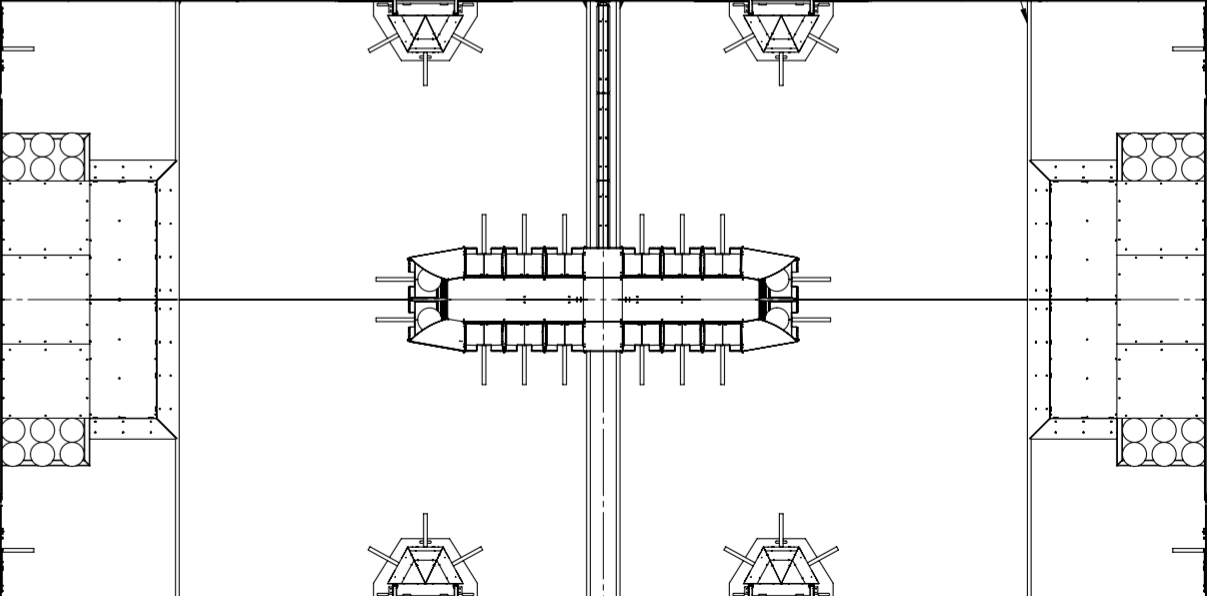
#> input picture 2019 Field Drawing.PNG, 1207 x 596 px; its folder holds only this picture in this run
$ python Main_2.py   (older library calls are emulated)
#> lines starting #> are read from the running program, lines starting #| are printed output that depends on the picture
# Date: 2019-10-4
# Author: Secret City Wildbots
# Description: allows the user to load an image of the field and generate a
#              planned path for the robot to follow
#------------------------------------------------------------------------------

# Load external libraries
import cv2 # OpenCV
import matplotlib.pyplot as plt # plotting functionality
import numpy as np # math operations
from pylab import ginput # get user mouse inputs
import tkinter as tk # file UI
root = tk.Tk() # suppress the default window
root.withdraw() # suppress the default window
from tkinter import filedialog # file UI
#from tkinter import messagebox # file UI

# Change Environment settings (some are only applicable if running in an iPython console)
try:
    from IPython import get_ipython # needed to run magic commands
    ipython = get_ipython() # needed to run magic commands
    ipython.magic('matplotlib qt') # display figures in a separate window
except: pass
plt.rcParams.update({'font.size': 24}) # change the default font size for plots

#------------------------------------------------------------------------------

# Constants
fieldx = 54.0 # [feet] field length
fieldy = 27.0 # [feet] field width
res = 100 # controls the resolution of the displayed image
maxVel = 100 # [ft/s] maximum robot velocity

#------------------------------------------------------------------------------

# [111 lines left out: functions textEntryWidget, safePtSelection, not called in this run]

#------------------------------------------------------------------------------

# Load the field image
path_I = filedialog.askopenfilename(initialdir='',title="Select a Cropped Field Diagram",filetypes=[('Images','*.jpg *.jpeg *.png *.tif *.tiff')]);
#> the answer given: 2019 Field Drawing.PNG
I = cv2.imread(path_I,cv2.IMREAD_GRAYSCALE) # load the selected image
#> I is the input picture: shape (596, 1207); min 0, max 255, mean 242
I = cv2.resize(I,(int(res*fieldx),int(res*fieldy))) # resize the image
#> I: shape (2700, 5400)

# Correct image color
I_color = np.zeros((I.shape[0],I.shape[1],3),np.uint8)
if(len(I.shape)==2):
    I_color[:,:,0] = I # set red channel
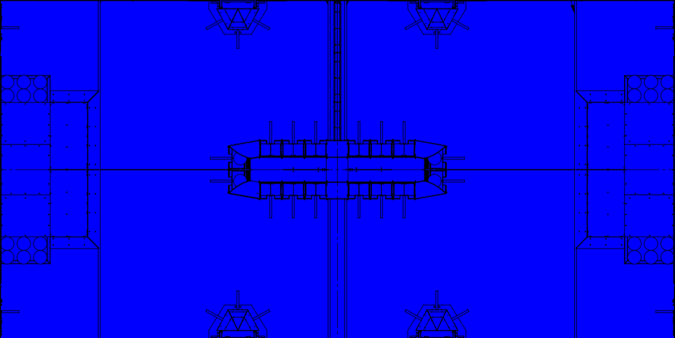
#> I_color: shape (2700, 5400, 3) (shown at 1/8 size); mean of channels 0, 1, 2 242, 0, 0; drawn as B, G, R
    I_color[:,:,1] = I # set green channel
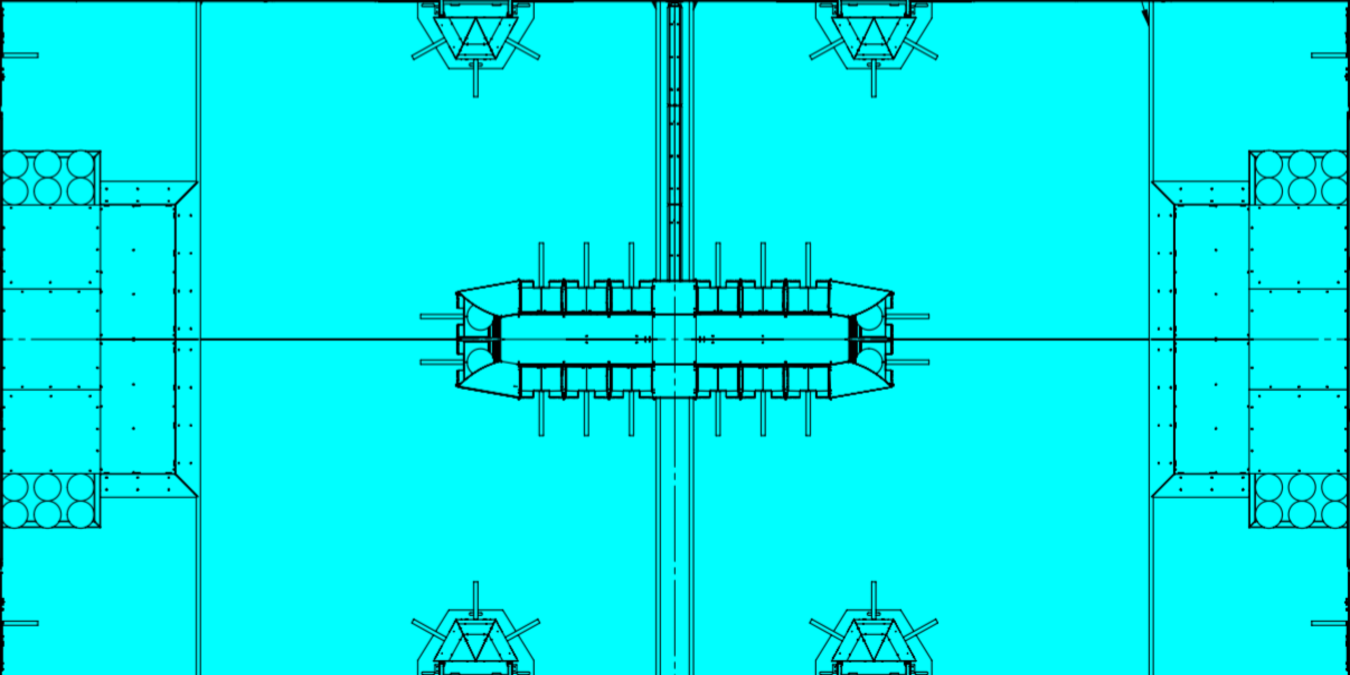
#> I_color: shape (2700, 5400, 3) (shown at 1/4 size); mean of channels 0, 1, 2 242, 242, 0; drawn as B, G, R
    I_color[:,:,2] = I # set blue channel
else:
    I_color[:,:,0] = I[:,:,2] # set red channel
    I_color[:,:,1] = I[:,:,1] # set green channel
    I_color[:,:,2] = I[:,:,0] # set blue channel

# [58 lines of commented-out code are left out]

ptxs_way = np.array([ 64.11,  96.94, 148.74, 180.65, 196.83, 195.  , 195.  , 195.  ,
       214.87, 243.54, 258.33, 264.81])
ptys_way = np.array([190.  , 190.  , 190.  , 204.4 , 229.37, 247.86, 264.51, 284.86,
       295.96, 284.4 , 256.19, 226.13])
vels_way = 12*np.array([0., 2., 10., 10., 10., 9., 8., 7., 6., 10., 5., 0.])

#------------------------------------------------------------------------------

# Insert dense points along a piece-wise linear interpolation
delta_s = 1 # [inches] step length along the path
vels_dense = [] # [in/s] dense v points along the original path
ptxs_segs = [] # [inches] the dense x points listed per segment
ptys_segs = [] # [inches] the dense y points listed per segment

for i in range(0,len(ptxs_way)-1,1):

    ptxs_seg = []
    ptys_seg = []

    delta_x = ptxs_way[i+1]-ptxs_way[i]
    delta_y = ptys_way[i+1]-ptys_way[i]
    angleboi = np.arctan2(delta_y,delta_x)
    delta_s_tally = 0
    dist_x = np.square(ptxs_way[i+1] - ptxs_way[i])
    dist_y = np.square(ptys_way[i+1] - ptys_way[i])
    pts_dist = np.sqrt(dist_x + dist_y)

    while delta_s_tally < pts_dist:
        delta_s_tally = delta_s_tally + delta_s
        delta_little_x = np.cos(angleboi)*delta_s_tally
        delta_little_y = delta_s_tally*np.sin(angleboi)

        current_x = ptxs_way[i] + delta_little_x
        current_y = ptys_way[i] + delta_little_y

        ptxs_seg.append(current_x)
        ptys_seg.append(current_y)
        #*** fake velocity
        vels_dense.append(0.0)


    # Store the dense points segement-wise (needed for smoothing)
    ptxs_segs.append(ptxs_seg)
    ptys_segs.append(ptys_seg)

#------------------------------------------------------------------------------

# Smooth the path

r = 24 # [inches] minimum turn radius *** could scale as f(v)

ptxs_smooth = []
ptys_smooth = []
vels_smooth = []
aNum_start = 0 # start point for the current segment
slope = ""
circleNum = -1
arc_ptsx = []
arc_ptsy = []
for segNum in range(0,(len(ptxs_segs)-1),1):

    # Initialize

    m_y = ptys_way[segNum + 1] - ptys_way[segNum]
    m_x = ptxs_way[segNum + 1] - ptxs_way[segNum]

    delta_x = ptxs_way[segNum+1]-ptxs_way[segNum]
    delta_y = ptys_way[segNum+1]-ptys_way[segNum]

    angleboi = np.arctan2(delta_y,delta_x)
    delta_x_circle = np.sin(angleboi) * r
    delta_y_circle = np.cos(angleboi) * r

    if m_x == 0:
        slope = "undef"
    else:
        m = m_y / m_x
        if m > 0:
            slope = "positive"
        if m < 0:
            slope = "negative"
        if m == 0:
            slope = "0"
    print(aNum_start)
    for point in range(aNum_start, len(ptxs_segs[segNum]) - 1, 1):


        if slope == "positive":
            circle1_x = ptxs_segs[segNum][point] + delta_x_circle
            circle1_y = ptys_segs[segNum][point] - delta_y_circle
            circle2_x = ptxs_segs[segNum][point] - delta_x_circle
            circle2_y = ptys_segs[segNum][point] + delta_y_circle
        elif slope == "negative":
            circle1_x = ptxs_segs[segNum][point] + delta_x_circle
            circle1_y = ptys_segs[segNum][point] + delta_y_circle
            circle2_x = ptxs_segs[segNum][point] - delta_x_circle
            circle2_y = ptys_segs[segNum][point] - delta_y_circle
        elif slope == "0":
            circle1_x = ptxs_segs[segNum][point]
            circle1_y = ptys_segs[segNum][point] + delta_y_circle
            circle2_x = ptxs_segs[segNum][point]
            circle2_y = ptys_segs[segNum][point] - delta_y_circle
        elif slope == "undef":
            circle1_x = ptxs_segs[segNum][point] + delta_x_circle
            circle1_y = ptys_segs[segNum][point]
            circle2_x = ptxs_segs[segNum][point] - delta_x_circle
            circle2_y = ptys_segs[segNum][point]


        for g in range(0, len(ptxs_segs[segNum + 1]) - 1, 1):

            c_dist_x_1 = np.square(ptxs_segs[segNum + 1][g] - circle1_x)
            c_dist_y_1 = np.square(ptys_segs[segNum + 1][g] - circle1_y)
            c_dist_1 = np.sqrt(c_dist_x_1 + c_dist_y_1)

            c_dist_x_2 = np.square(ptxs_segs[segNum + 1][g] - circle2_x)
            c_dist_y_2 = np.square(ptys_segs[segNum + 1][g] - circle2_y)
            c_dist_2 = np.sqrt(c_dist_x_2 + c_dist_y_2)

        ptCount = 0
        flag_corner = False # False if not reached a corner yet
        if((c_dist_1 <= r)|(c_dist_2 <= r)):
#            flag_corner = True

            if(c_dist_1 <= r):
                circleNum = 1
                h  = circle1_x
                k = circle1_y
            elif (c_dist_2 <= r):
                circleNum = 2
                h = circle2_x
                k = circle2_y
            pointx = ptxs_segs[segNum][point]
            pointy = ptys_segs[segNum][point]
            numofpoints =  (len(ptxs_segs[segNum]) - point) + g
            phia = np.arctan2(ptys_segs[segNum][point] - k, ptxs_segs[segNum][point] - h)
            if(phia<0): phia += 2.0*np.pi
            phib = np.arctan2(ptys_segs[segNum + 1][g] - k, ptxs_segs[segNum + 1][g] -h)
            if(phib<0): phib += 2.0*np.pi
            if(phia >= phib):
                delta_phi1 = phia - phib
                delta_phi2 = (2.0*np.pi) - phia + phib
                if(delta_phi1<=delta_phi2):
                    delta_phi = delta_phi1
                    arcDir = "clockwise"
                else:
                    delta_phi = delta_phi2
                    arcDir = "counter clockwise"
            else:

                delta_phi1 = phib - phia
                delta_phi2 = (2.0*np.pi) - phib + phia
                if(delta_phi1 <= delta_phi2):
                    delta_phi = delta_phi1
                    arcDir = "counter clockwise"
                else:
                    delta_phi = delta_phi2
                    arcDir = "clockwise"
            tally_phi = 0
            arc_ptx = []
            arc_pty = []
            phi_step = delta_phi / numofpoints
            print(arcDir)

            if(arcDir == "clockwise"):


                for e in range(0, numofpoints, 1):

                    phi_c = (phia - tally_phi)
                    delta_arc_x = r * np.cos(phi_c)
                    delta_arc_y = r * np.sin(phi_c)

                    arc_x = h + delta_arc_x
                    arc_y = k + delta_arc_y

                    tally_phi = tally_phi + phi_step
                    arc_ptx.append(arc_x)
                    arc_pty.append(arc_y)

            elif(arcDir == "counter clockwise"):

                for f in range(0,2 * numofpoints, 1):

                    phi_c = np.pi - (phia + tally_phi)
                    delta_arc_x = r * np.cos(phi_c)
                    delta_arc_y = r * np.sin(phi_c)


                    arc_x = h - delta_arc_x
                    arc_y = k + delta_arc_y

                    arc_ptx.append(arc_x)
                    arc_pty.append(arc_y)
                    tally_phi = tally_phi + phi_step

                arc_ptsx.append(arc_ptx)
                arc_ptsy.append(arc_pty)
                ptCount = 0

            aa = 0
            for a in range(point,len(ptxs_segs[segNum]) - point, 1):
                vels_smooth.append(1000)
                ptxs_smooth.append(arc_ptx[aa])
                ptys_smooth.append(arc_pty[aa])
                aa += 1

            for b in range(0,g,1):
                vels_smooth.append(1000)
                ptxs_smooth.append(arc_ptx[aa])
                ptys_smooth.append(arc_pty[aa])
                aa += 1

#        else:
#                vels_smooth.append(0)

        print(flag_corner)
        if(flag_corner == False):
            vels_smooth.append(0)
            ptxs_smooth.append(ptxs_segs[segNum][point])
            ptys_smooth.append(ptys_segs[segNum][point])
            aNum_start = 0
        else:
            aNum_start = g + 1
            break


        # Calculate distance from a point in the next segment to the circle centers


#
## Include the last line segment in the smoothed path
#for i in range(aNum_start,len(ptxs_segs[-1]),1):
#    ptxs_smooth.append(ptxs_segs[-1][i])
#    ptys_smooth.append(ptys_segs[-1][i])
#    vels_smooth.append(0.0)
#ptxs_smooth.append(ptxs_way[-1])
#ptys_smooth.append(ptys_way[-1])
#vels_smooth.append(0.0)


#------------------------------------------------------------------------------

# Calculate the distance, time, and curvature along the path
#***

#------------------------------------------------------------------------------

#*** should also plot original waypoints

# Create the figure
#> (the run stopped early here; a loop or call above may not have finished)

$ run again, on 2020 Field Drawing.PNG
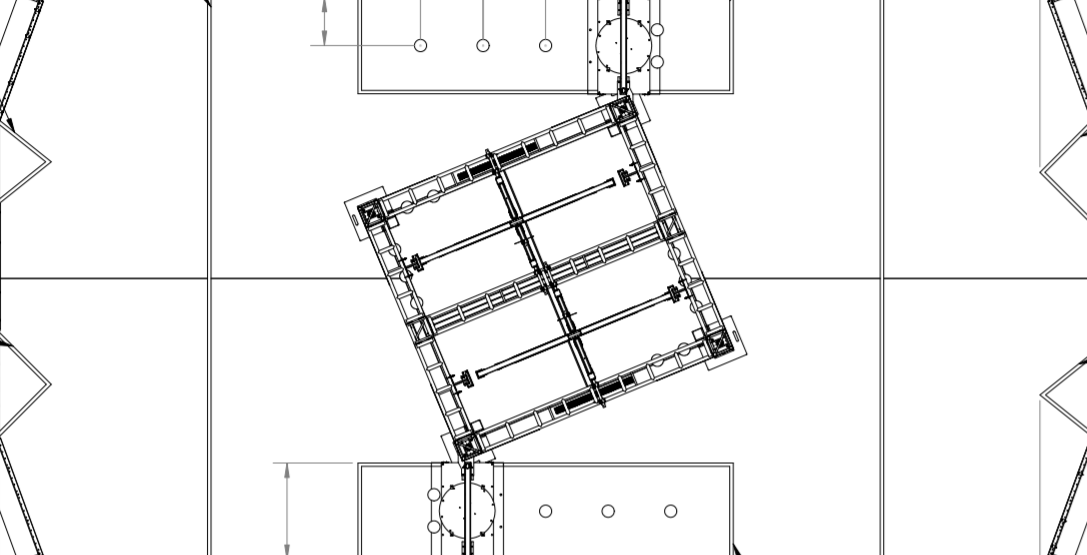
#> input picture 2020 Field Drawing.PNG, 1087 x 555 px
#> I is the input picture: shape (555, 1087); min 0, max 255, mean 242.6
#> I: shape (2700, 5400)
#> `I_color[:,:,0] = I`:
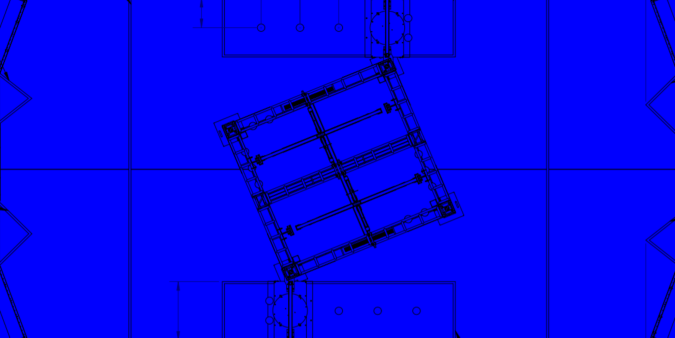
#> I_color: shape (2700, 5400, 3) (shown at 1/8 size); mean of channels 0, 1, 2 242.6, 0, 0; drawn as B, G, R
#> `I_color[:,:,1] = I`:
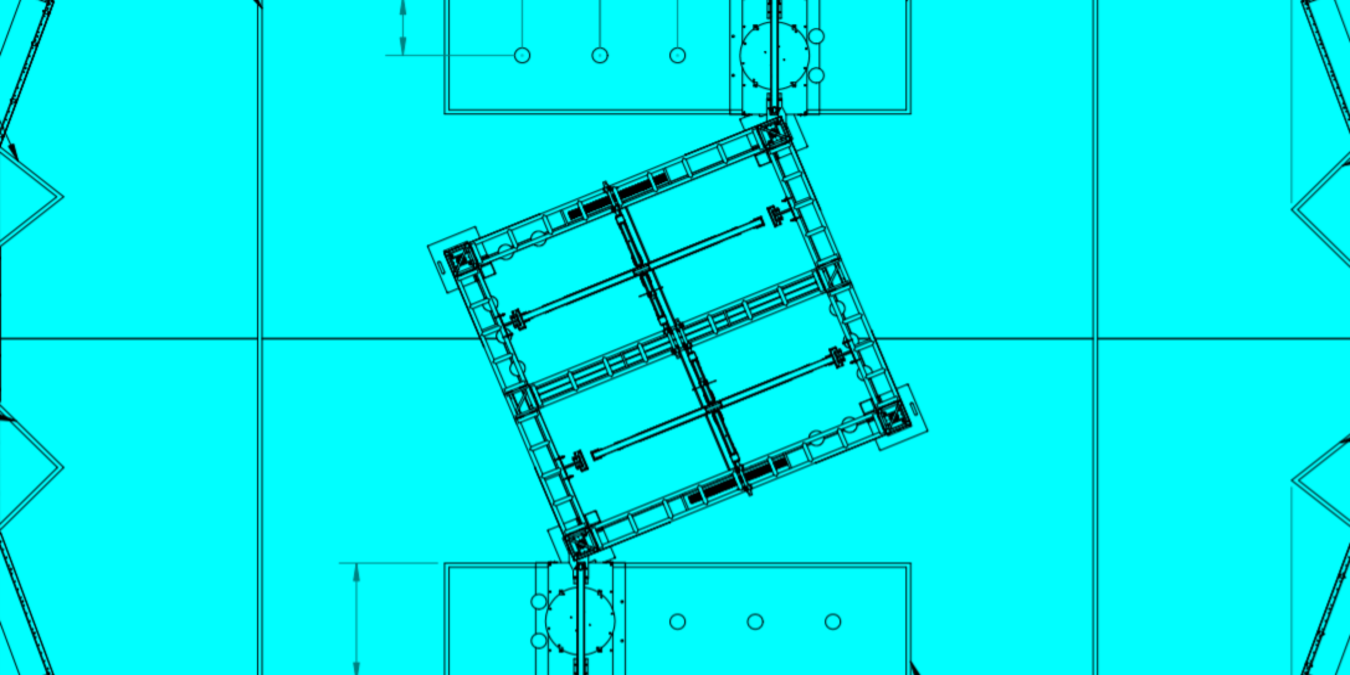
#> I_color: shape (2700, 5400, 3) (shown at 1/4 size); mean of channels 0, 1, 2 242.6, 242.6, 0; drawn as B, G, R

$ run again, on Swerve Path.png
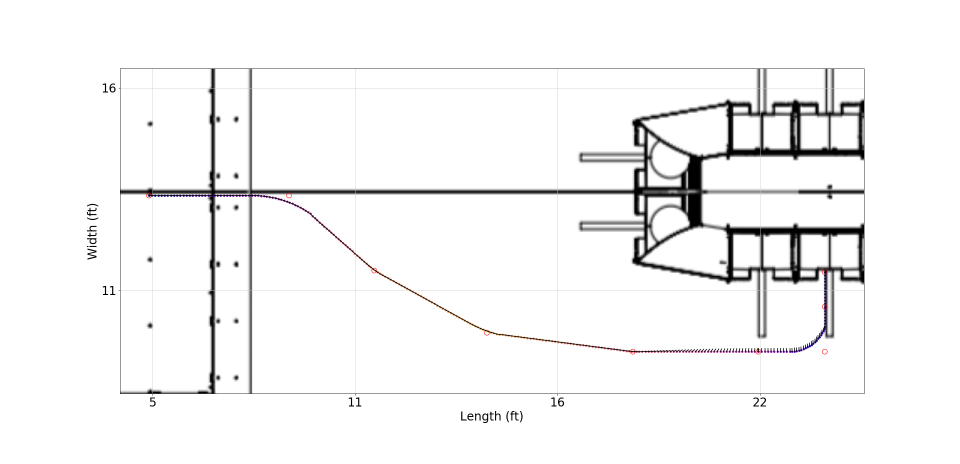
#> input picture Swerve Path.png, 1920 x 928 px (shown at 1/2 size)
#> `I_color[:,:,0] = I`:
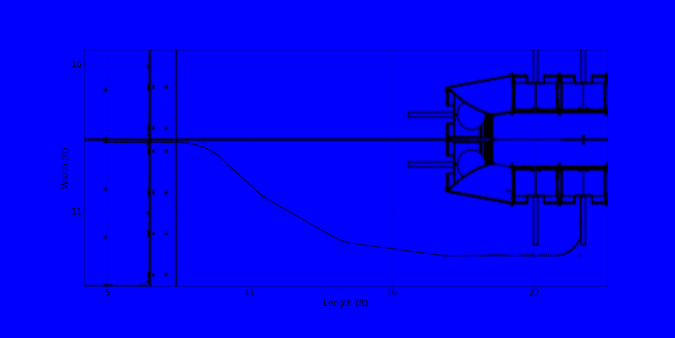
#> I_color: shape (2700, 5400, 3) (shown at 1/8 size); mean of channels 0, 1, 2 244.9, 0, 0; drawn as B, G, R
#> `I_color[:,:,1] = I`:
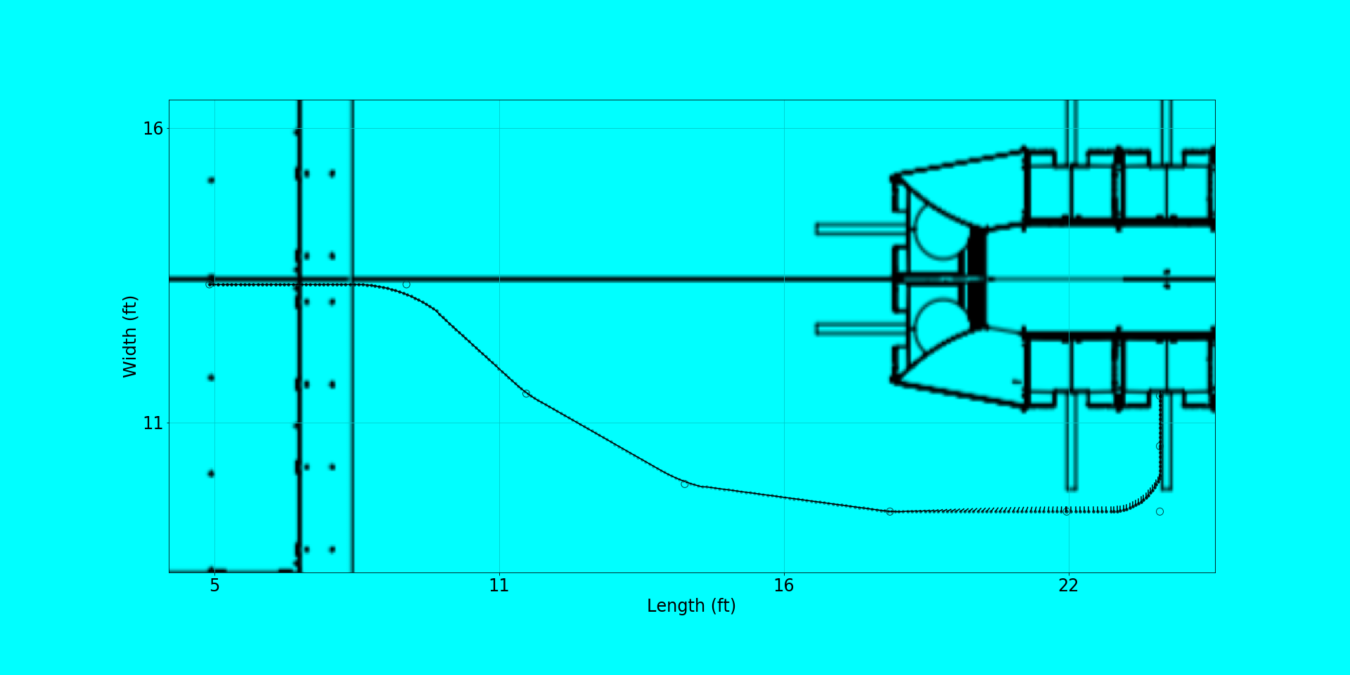
#> I_color: shape (2700, 5400, 3) (shown at 1/4 size); mean of channels 0, 1, 2 244.9, 244.9, 0; drawn as B, G, R
